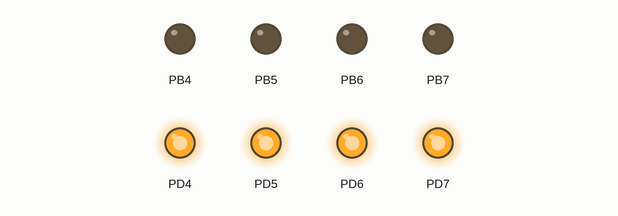
Bench run of a program on a simulated ATmega128, built with avr-gcc and emulated at 16 MHz. Parts: output pins drawn as LEDs (lit = HIGH).

Above: at 0.2 s.
At 0.7 s:
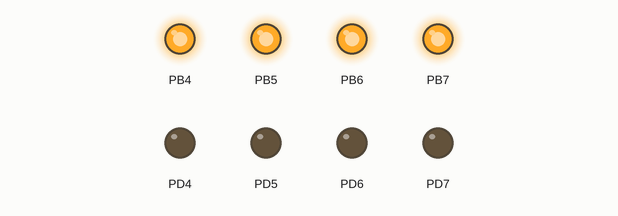
At 2.2 s:
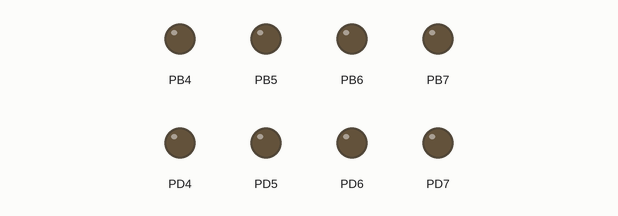
Timing chart, 0 to 3.0 s (numbered marks = the images above):
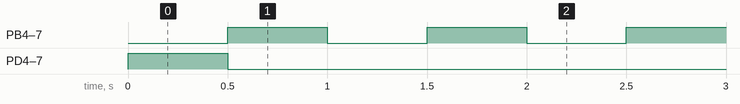

The program:

main.c
```c
#define F_CPU 16000000
#include <avr/io.h>
#include <avr/interrupt.h>
#include <util/delay.h>
void led_init();
void led_put(uint8_t led);
void timer_1();
void init_interrupt_timer1_nor();

uint8_t current_led_state=0x00;
unsigned int counter=0;

int main(void)
{
	led_init();
	timer_1();
    led_put(0xF0);
	while (1)
	{
	}
}
//1s
ISR(TIMER1_COMPA_vect)
{

	counter+=1;
	if(counter==1)
	{
		counter=0;
		current_led_state=current_led_state^0x0F;
		led_put(current_led_state);
	}
}


void timer_1()
{

	const uint8_t mode_ctc=(0<<WGM11)|(0<<WGM10);
	const uint8_t pres_256=(1<<CS12)|(0<<CS11)|(0<<CS10);

	TCCR1A|= (0<<COM1A1) | (0<<COM1A0) | (0<<COM1B1) | (0<<COM1B0) |(0<<COM1C1) | (0<<COM1C0) | mode_ctc;
	TCCR1B|= (0<<ICNC1) | (0<<ICES1) | (0<<0) | ( 0<<WGM13) | (1<<WGM12) |pres_256;
    TCCR1C = 0x00;

	OCR1AH = 0x7A; // Tong OCR1A = 31249
	OCR1AL = 0x11;

	init_interrupt_timer1_nor();
}

void init_interrupt_timer1_nor()
{
	TIMSK |=(1<<OCIE1A); //| (1<<OCIE1B) ;
	sei();
}

void led_init()
{
	DDRB=0xF0;
	DDRD=0xF0;
}

void led_put(uint8_t led)
{
	PORTB=led << 4;
	PORTD=led;
}
```

Measured:
- by itself, PB4–7: alternates HIGH for 0.50 s and LOW for 0.50 s
- by itself, PD4–7: LOW → HIGH at 0.00 s, → LOW 0.50 s later
